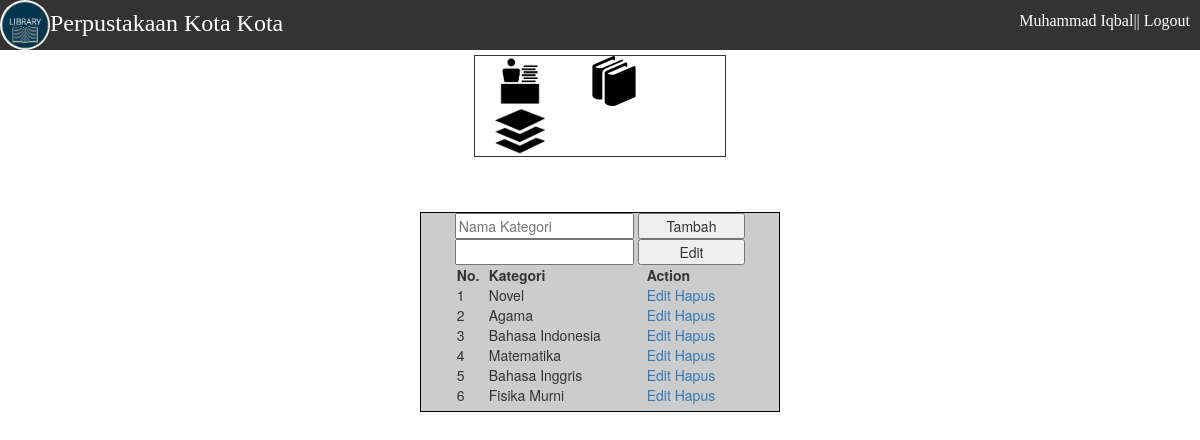
The app's page /index.php?category (signed in) with its own data.
### tables this page shows
CREATE TABLE `category` (
  `id` int(11) NOT NULL,
  `name` varchar(255) NOT NULL,
  `is_delete` int(1) DEFAULT '0'
);

### app/Classes/Category.php (called while the page is built, shortened)
<?php
class Category
{
	private $db;
	public function __construct()
	{
		$this->db = new Connect();
	}
	public function showAll()
	{
		$stmt = $this->db->prepare("SELECT id, name FROM category WHERE is_delete = 0");
		$stmt->execute();
		return $stmt->fetchAll();
	}
}

### view/category.php (the view, shortened to what this page needs)
<?php
$category = new Category;
$no = 1;
?>
<div class="category">
	<center>
	<form action="" method="POST">
		<input type="text" name="name" placeholder="Nama Kategori">
		<button name="add" id="add">Tambah</button>
	</form>
	<form action="" method="POST">
		<input type="text" name="name"  placeholder="<?=$edit['name']?>">
		<button name="edit">Edit</button></td>
	</form>
	<table>
		<tr>
			<th>No.</th>
			<th>Kategori</th>
			<th>Action</th>
		</tr>
		<?php foreach ($category->showAll() as $val) : ?>
		<tr>
			<td><?= $no++ ?></td>
			<td><?= $val['name'] ?></td>
			<td>
				<a href="?category&edit=<?=$val['id']?>">
					Edit
				</a>
				<a href="?category&delete=<?=$val['id']?>">
					Hapus
				</a>
			</td>
		</tr>
	<?php endforeach;?>
	</table>
	</center>
</div>

### asset/css/style.css (style rules this page uses)
body { margin: 0; }
div.category { display: block; padding: 0px auto; min-height: 200px; background-color: #ccc; width: 30%; border: 1px solid black; margin: 0px auto; }
div.category input { width: 50%; }
div.category button { width: 30%; }
div.category table { width: 80%; }
div.add_book input,select,button { width: 80%; margin: 5px; color: #000; }

### records on screen
category: name "Novel"
category: name "Agama"
category: name "Bahasa Indonesia"
category: name "Matematika"
category: name "Bahasa Inggris"
category: name "Fisika Murni"

### other values on screen
$_SESSION['lib']['name'] "Muhammad Iqbal"
